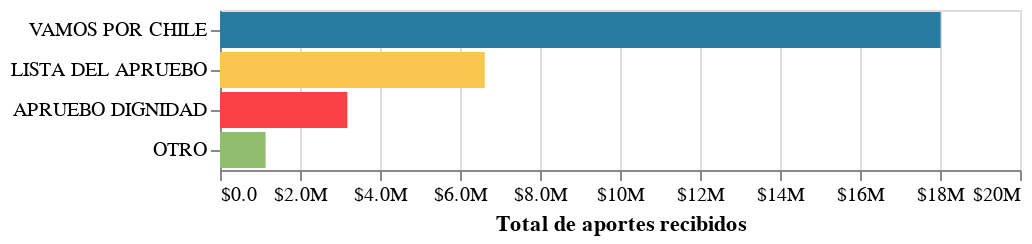

Here is the notebook cell this chart was saved with:
### Code cell
bar_chart_aportes = (alt.Chart(df_montos).mark_bar().encode(
    y=alt.Y('PACTO',sort='-x', title=''),
    color= alt.Color('PACTO:N', legend=None, 
                                scale=pactos_color_scale),
    x=alt.X("mean(MONTO)",axis=alt.Axis(title='Total de aportes recibidos', format='$.2s'))
))
bar_chart_aportes.save('Nota 01 - Vis 03.html')
bar_chart_aportes

### Figure 1 — Vega-Lite specification as saved in the notebook (floating-point values rounded to 4 significant figures; data arrays with more than 128 entries replaced by an {"elided": "..."} marker saying what was removed)
{"config": {"view": {"continuousWidth": 400, "continuousHeight": 300}}, "data": {"name": "data-9c649da44a2c29e4740750db2b5244b4"}, "mark": "bar", "encoding": {"color": {"type": "nominal", "field": "PACTO", "legend": null, "scale": {"domain": ["VAMOS POR CHILE", "LISTA DEL APRUEBO", "APRUEBO DIGNIDAD", "OTRO"], "range": ["#277DA1", "#F9C74F", "#F94144", "#90BE6D"]}}, "x": {"type": "quantitative", "aggregate": "mean", "axis": {"format": "$.2s", "title": "Total de aportes recibidos"}, "field": "MONTO"}, "y": {"type": "nominal", "field": "PACTO", "sort": "-x", "title": ""}}, "$schema": "https://vega.github.io/schema/vega-lite/v4.0.2.json", "datasets": {"data-9c649da44a2c29e4740750db2b5244b4": {"elided": "924 records"}}}
